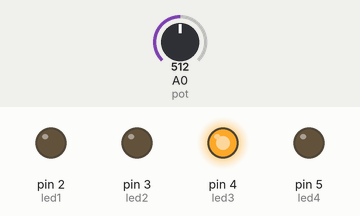
This sketch was run on a simulated Arduino Uno, built with avr-gcc and run on an emulated ATmega328P. On the bench: output pins drawn as LEDs (lit = HIGH). The test bench sets the inputs (shaded band); at power-on: A0 (pot) = 512.

Above: at 1.2 s.
1.3 s: A0 (pot) set to 482
At 1.7 s:
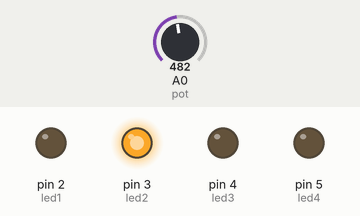
2.8 s: A0 (pot) set to 510
At 3.3 s:
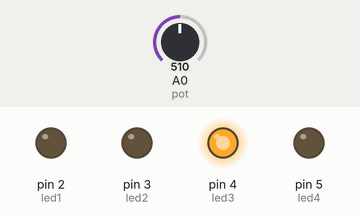
4.3 s: A0 (pot) set to 735
5.8 s: A0 (pot) set to 761
At 6.8 s:
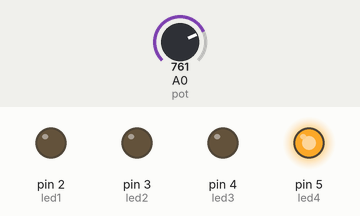
7.3 s: A0 (pot) set to 740
At 8.7 s:
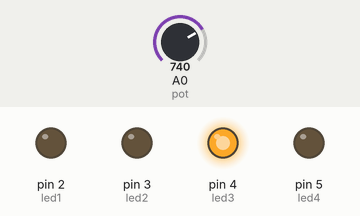
Timing chart, 0 to 9.8 s (numbered marks = the images above; inputs shaded):
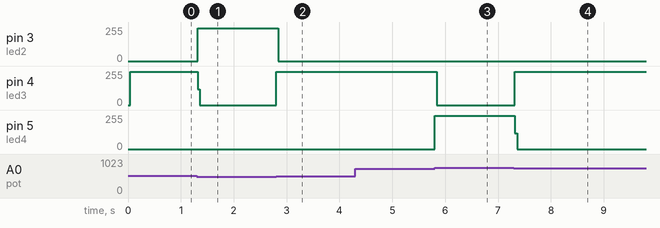

Measured:
- the behaviour switches between 500 and 499 on A0 (pot) (found by bisection; images 0 and 1)
- the behaviour switches between 749 and 750 on A0 (pot) (found by bisection; images 2 and 3)
- after the input at 1.3 s, pin 3 (led2): 0/255 → 246/255 at once; pin 4 (led3): 248/255 → 0/255 at once
- after the input at 2.8 s, pin 3 (led2): 246/255 → 0/255 at once; pin 4 (led3): 0/255 → 248/255 at once
- after the input at 4.3 s, every drawn part: stays the same
- after the input at 5.8 s, pin 4 (led3): 248/255 → 0/255 at once; pin 5 (led4): 0/255 → 248/255 at once
- after the input at 7.3 s, pin 4 (led3): 0/255 → 248/255 at once; pin 5 (led4): 248/255 → 0/255 at once

The sketch:

sketch_apr29c.ino
```cpp
int led1 = 2;
int led2 = 3;
int led3 = 4;
int led4 = 5;
int pot=A0;
void setup() {
  // put your setup code here, to run once:
  Serial.begin(9600);
  pinMode(pot, INPUT);
  pinMode(led1, OUTPUT);
  pinMode(led2, OUTPUT);
  pinMode(led3, OUTPUT);
  pinMode(led4, OUTPUT);

}
int activated;
void active(int led)
{
    digitalWrite(activated, LOW);
    activated = led;
    digitalWrite(led, HIGH);

}
void loop() {
  //Serial.println(analogRead(pot));
  int angka = analogRead(pot);
  const int jmlh_led = 4;
  int led_list[jmlh_led] = {led1, led2, led3, led4};
  int rules[jmlh_led] = {((angka > 0) & (angka < 250)),
                         ((angka >= 250) & (angka < 500)),
                         ((angka >= 500) & (angka < 750)),
                         ((angka >= 750) & (angka < 1024))};
  for (int i = 0; i < jmlh_led; i++)
  {
    if (rules[i])
    {
      active(led_list[i]);
    }
  }
  /*
  if ((angka > 0) & (angka < 250))
  {
    active(led1);
  }
    if ((angka >=250) & (angka < 500))
  {
    active(led2);
  }
      if ((angka >=500) & (angka < 750))
  {
    active(led3);
  }
      if ((angka >= 750) & (angka <= 1023))
  {
    active(led4);
  }
  */
  //delay(100);
}
```
